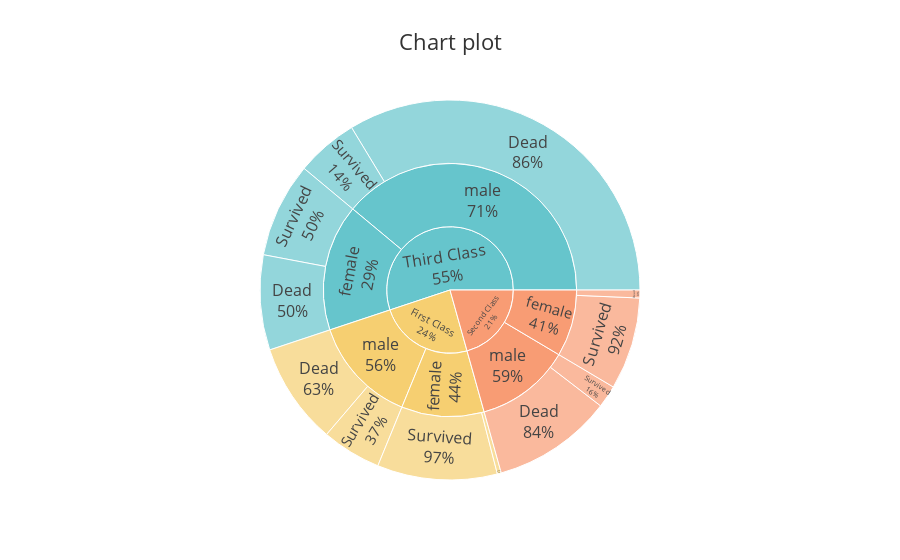

Notebook code for this chart:
### Code cell
fig = px.sunburst(data_frame=train, 
                  path=['Pclass', 'Sex', 'Survived'],
                  color='Pclass',
                  color_discrete_map={'First Class': 'rgb(246,207,113)',
                                      'Second Class': 'rgb(248,156,116)',
                                      'Third Class': 'rgb(102,197,204)'},
                  maxdepth=-1,
                  branchvalues='total',
                  hover_name='Pclass',
                  hover_data={'Pclass':False},
                  title='Chart plot',
                  template='ggplot2'
                 )
fig.update_traces(textinfo='label+percent parent')
fig.update_layout(font=dict(size=16))
fig.show()

### Figure 1 — Plotly figure (JSON) as saved in the notebook; plotly's stock layout.template omitted (floating-point values rounded to 4 significant figures)
{"data": [{"branchvalues": "total", "customdata": [["Second Class"], ["First Class"], ["First Class"], ["Third Class"], ["Third Class"], ["Third Class"], ["First Class"], ["First Class"], ["First Class"], ["Second Class"], ["Third Class"], ["Second Class"], ["First Class"], ["Second Class"], ["Third Class"], ["Second Class"], ["Third Class"], ["Second Class"], ["Third Class"], ["First Class"], ["Second Class"]], "domain": {"x": [0, 1], "y": [0, 1]}, "hovertemplate": "<b>%{hovertext}</b><br><br>labels=%{label}<br>count=%{value}<br>parent=%{parent}<br>id=%{id}<extra></extra>", "hovertext": ["Second Class", "First Class", "First Class", "Third Class", "Third Class", "Third Class", "First Class", "First Class", "First Class", "Second Class", "Third Class", "Second Class", "First Class", "Second Class", "Third Class", "Second Class", "Third Class", "Second Class", "Third Class", "First Class", "Second Class"], "ids": ["Second Class/female/Dead", "First Class/male/Dead", "First Class/female/Survived", "Third Class/male/Survived", "Third Class", "Third Class/male", "First Class/male", "First Class/male/Survived", "First Class", "Second Class/male", "Third Class/female", "Second Class/female", "First Class/female/Dead", "Second Class", "Third Class/female/Survived", "Second Class/female/Survived", "Third Class/male/Dead", "Second Class/male/Dead", "Third Class/female/Dead", "First Class/female", "Second Class/male/Survived"], "labels": ["Dead", "Dead", "Survived", "Survived", "Third Class", "male", "male", "Survived", "First Class", "male", "female", "female", "Dead", "Second Class", "Survived", "Survived", "Dead", "Dead", "Dead", "female", "Survived"], "marker": {"colors": ["rgb(248,156,116)", "rgb(246,207,113)", "rgb(246,207,113)", "rgb(102,197,204)", "rgb(102,197,204)", "rgb(102,197,204)", "rgb(246,207,113)", "rgb(246,207,113)", "rgb(246,207,113)", "rgb(248,156,116)", "rgb(102,197,204)", "rgb(248,156,116)", "rgb(246,207,113)", "rgb(248,156,116)", "rgb(102,197,204)", "rgb(248,156,116)", "rgb(102,197,204)", "rgb(248,156,116)", "rgb(102,197,204)", "rgb(246,207,113)", "rgb(248,156,116)"]}, "maxdepth": -1, "name": "", "parents": ["Second Class/female", "First Class/male", "First Class/female", "Third Class/male", "", "Third Class", "First Class", "First Class/male", "", "Second Class", "Third Class", "Second Class", "First Class/female", "", "Third Class/female", "Second Class/female", "Third Class/male", "Second Class/male", "Third Class/female", "First Class", "Second Class/male"], "textinfo": "label+percent parent", "type": "sunburst", "values": [6, 77, 91, 47, 491, 347, 122, 45, 216, 108, 144, 76, 3, 184, 72, 70, 300, 91, 72, 94, 17]}], "layout": {"font": {"size": 16}, "legend": {"tracegroupgap": 0}, "title": {"text": "Chart plot"}}}
